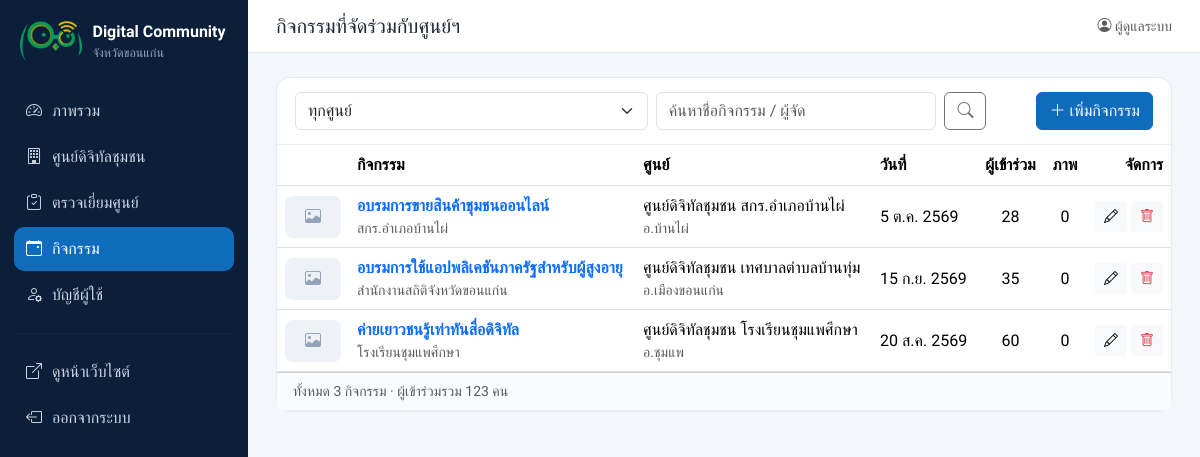
Page /admin/activities.php (signed in) on the committed database.
### tables this page shows
CREATE TABLE IF NOT EXISTS activities (
  id            INT UNSIGNED AUTO_INCREMENT PRIMARY KEY,
  center_id     INT UNSIGNED NOT NULL,
  title         VARCHAR(255) NOT NULL,
  activity_date DATE NULL,
  organizer     VARCHAR(255) NOT NULL DEFAULT '',
  participants  INT UNSIGNED NOT NULL DEFAULT 0,
  description   TEXT NULL,
  cover_image   VARCHAR(255) NOT NULL DEFAULT '',
  created_at    DATETIME NOT NULL DEFAULT CURRENT_TIMESTAMP,
  updated_at    DATETIME NOT NULL DEFAULT CURRENT_TIMESTAMP ON UPDATE CURRENT_TIMESTAMP,
  KEY idx_center_date (center_id, activity_date),
  CONSTRAINT fk_act_center FOREIGN KEY (center_id) REFERENCES centers(id) ON DELETE CASCADE
);

CREATE TABLE IF NOT EXISTS centers (
  id            INT UNSIGNED AUTO_INCREMENT PRIMARY KEY,
  code          VARCHAR(30)  NULL,                   
  name          VARCHAR(255) NOT NULL,
  center_type   VARCHAR(100) NOT NULL DEFAULT '',    
  house_no      VARCHAR(30)  NOT NULL DEFAULT '',    
  moo           VARCHAR(10)  NOT NULL DEFAULT '',    
  address       VARCHAR(255) NOT NULL DEFAULT '',    
  village       VARCHAR(100) NOT NULL DEFAULT '',
  subdistrict   VARCHAR(100) NOT NULL DEFAULT '',
  district      VARCHAR(100) NOT NULL DEFAULT '',
  province      VARCHAR(100) NOT NULL DEFAULT 'ขอนแก่น',
  postcode      VARCHAR(10)  NOT NULL DEFAULT '',
  lat           DECIMAL(10,7) NULL,
  lng           DECIMAL(10,7) NULL,
  phone         VARCHAR(50)  NOT NULL DEFAULT '',
  email         VARCHAR(150) NOT NULL DEFAULT '',
  facebook      VARCHAR(255) NOT NULL DEFAULT '',
  open_hours    VARCHAR(150) NOT NULL DEFAULT '',
  services      TEXT NULL,                           
  description   TEXT NULL,
  cover_image   VARCHAR(255) NOT NULL DEFAULT '',
  is_active     TINYINT(1)   NOT NULL DEFAULT 1,
  created_at    DATETIME     NOT NULL DEFAULT CURRENT_TIMESTAMP,
  updated_at    DATETIME     NOT NULL DEFAULT CURRENT_TIMESTAMP ON UPDATE CURRENT_TIMESTAMP,
  UNIQUE KEY uq_code (code),
  KEY idx_district (district)
);

### includes/functions.php (called while the page is built, shortened)
<?php
function h($s): string
{
    return htmlspecialchars((string)$s, ENT_QUOTES, 'UTF-8');
}
function int_param(string $key, int $default = 0): int
{
    $v = $_GET[$key] ?? $_POST[$key] ?? $default;
    return is_numeric($v) ? (int)$v : $default;
}
function thai_date(?string $date): string
{
    $ts = strtotime($date);
    $months = ['', 'ม.ค.', 'ก.พ.', 'มี.ค.', 'เม.ย.', 'พ.ค.', 'มิ.ย.', 'ก.ค.', 'ส.ค.', 'ก.ย.', 'ต.ค.', 'พ.ย.', 'ธ.ค.'];
    return (int)date('j', $ts) . ' ' . $months[(int)date('n', $ts)] . ' ' . ((int)date('Y', $ts) + 543);
}

### admin/activities.php (the view, shortened to what this page needs)
<?php
require_once __DIR__ . '/../includes/functions.php';
$pdo = db();
$centerId = int_param('center_id');
$q = trim($_GET['q'] ?? '');
$where = [];
$params = [];
$st = $pdo->prepare(
    "SELECT a.*, c.name AS center_name, c.district,
            (SELECT v.id FROM visits v WHERE v.activity_id = a.id LIMIT 1) AS visit_id,
            (SELECT COUNT(*) FROM activity_images i WHERE i.activity_id = a.id) AS image_count,
            (SELECT file FROM activity_images i WHERE i.activity_id = a.id ORDER BY i.id LIMIT 1) AS first_image
     FROM activities a JOIN centers c ON c.id = a.center_id" .
    ($where ? ' WHERE ' . implode(' AND ', $where) : '') .
    ' ORDER BY a.activity_date IS NULL, a.activity_date DESC, a.id DESC'
);
$st->execute($params);
$rows = $st->fetchAll();
require __DIR__ . '/partials/header.php';
?>
<div class="card">
  <div class="card-header">
    <form class="row g-2 align-items-center">
      <div class="col-md-5">
        <select name="center_id" class="form-select" onchange="this.form.submit()">
          <option value="0">ทุกศูนย์</option>
        </select>
      </div>
      <div class="col-md-4"><input name="q" class="form-control" placeholder="ค้นหาชื่อกิจกรรม / ผู้จัด" value="<?= h($q) ?>"></div>
      <div class="col-auto"><button class="btn btn-outline-secondary"><i class="bi bi-search"></i></button></div>
      <div class="col-auto ms-auto"><a href="activity_form.php<?= $centerId ? '?center_id=' . $centerId : '' ?>" class="btn btn-primary"><i class="bi bi-plus-lg"></i> เพิ่มกิจกรรม</a></div>
    </form>
  </div>
  <div class="table-responsive">
    <table class="table table-hover align-middle mb-0">
      <thead><tr><th style="width:72px"></th><th>กิจกรรม</th><th>ศูนย์</th><th>วันที่</th><th class="text-center">ผู้เข้าร่วม</th><th class="text-center">ภาพ</th><th class="text-end">จัดการ</th></tr></thead>
      <tbody>
      <?php foreach ($rows as $r): $thumb = $r['cover_image'] ?: $r['first_image']; ?>
        <tr>
          <td><?php if ($thumb): ?><img src="../<?= h(upload_url($thumb)) ?>" class="thumb" alt=""><?php else: ?><span class="thumb thumb-empty"><i class="bi bi-image"></i></span><?php endif; ?></td>
          <td><a href="activity_form.php?id=<?= (int)$r['id'] ?>" class="fw-semibold text-decoration-none"><?= h($r['title']) ?></a>
            <div class="small text-muted"><?= h($r['organizer']) ?></div></td>
          <td><?= h($r['center_name']) ?><div class="small text-muted">อ.<?= h($r['district']) ?></div></td>
          <td class="text-nowrap"><?= thai_date($r['activity_date']) ?></td>
          <td class="text-center"><?= number_format((int)$r['participants']) ?></td>
          <td class="text-center"><?= (int)$r['image_count'] + ($r['cover_image'] ? 1 : 0) ?></td>
          <td class="text-end text-nowrap">
            <a href="activity_form.php?id=<?= (int)$r['id'] ?>" class="btn btn-sm btn-light"><i class="bi bi-pencil"></i></a>
            <form method="post" class="d-inline" data-confirm="ลบกิจกรรม &quot;<?= h($r['title']) ?>&quot; และภาพทั้งหมด?">
              <button class="btn btn-sm btn-light text-danger"><i class="bi bi-trash"></i></button>
            </form>
          </td>
        </tr>
      <?php endforeach; ?>
      </tbody>
    </table>
  </div>
  <div class="card-footer small text-muted">ทั้งหมด <?= count($rows) ?> กิจกรรม · ผู้เข้าร่วมรวม <?= number_format(array_sum(array_column($rows, 'participants'))) ?> คน</div>
</div>
<?php require __DIR__ . '/partials/footer.php'; ?>

### assets/css/admin.css (style rules this page uses)
:root { --brand:#0f6cbd;--brand-2:#14b8a6;--ink:#1f2937;--side:#0b1f3a }
body { font-family:'Sarabun',system-ui,sans-serif;background:#f3f6fa;color:var(--ink) }
h1,h2,h3,h4,h5,.brand,.stat-num,.btn,.card-header { font-family:'Prompt','Sarabun',sans-serif }
.card { border:1px solid #e5e9f0;border-radius:14px;box-shadow:0 1px 2px rgba(15,23,42,.04) }
.card-header { background:#fff;border-bottom:1px solid #eef1f5;padding:14px 18px;border-radius:14px 14px 0 0!important }
.card-footer { background:#fafbfd }
.btn-primary { background:var(--brand);border-color:var(--brand) }
.thumb { width:56px;height:42px;object-fit:cover;border-radius:8px;display:inline-grid;place-items:center }
.thumb-empty { background:#eef2f7;color:#94a3b8 }

### rows in the picture
activities: title "อบรมการขายสินค้าชุมชนออนไลน์", organizer "สกร.อำเภอบ้านไผ่", center.name "ศูนย์ดิจิทัลชุมชน สกร.อำเภอบ้านไผ่", center.district "บ้านไผ่", activity_date "5 ต.ค. 2569", participants "28", cover_image "0"
activities: title "อบรมการใช้แอปพลิเคชันภาครัฐสำหรับผู้สูงอายุ", organizer "สำนักงานสถิติจังหวัดขอนแก่น", center.name "ศูนย์ดิจิทัลชุมชน เทศบาลตำบลบ้านทุ่ม", center.district "เมืองขอนแก่น", activity_date "15 ก.ย. 2569", participants "35", cover_image "0"
activities: title "ค่ายเยาวชนรู้เท่าทันสื่อดิจิทัล", organizer "โรงเรียนชุมแพศึกษา", center.name "ศูนย์ดิจิทัลชุมชน โรงเรียนชุมแพศึกษา", center.district "ชุมแพ", activity_date "20 ส.ค. 2569", participants "60", cover_image "0"

### other values in the picture
PROVINCE "ขอนแก่น"
$label "ภาพรวม"
$label "ศูนย์ดิจิทัลชุมชน"
$label "ตรวจเยี่ยมศูนย์"
$label "กิจกรรม"
$label "บัญชีผู้ใช้"
$pageTitle "กิจกรรมที่จัดร่วมกับศูนย์ฯ"
$user['fullname'] ?: $user['username'] "ผู้ดูแลระบบ"
count($rows) "3"
array_sum(array_column($rows, 'participants')) "123"
